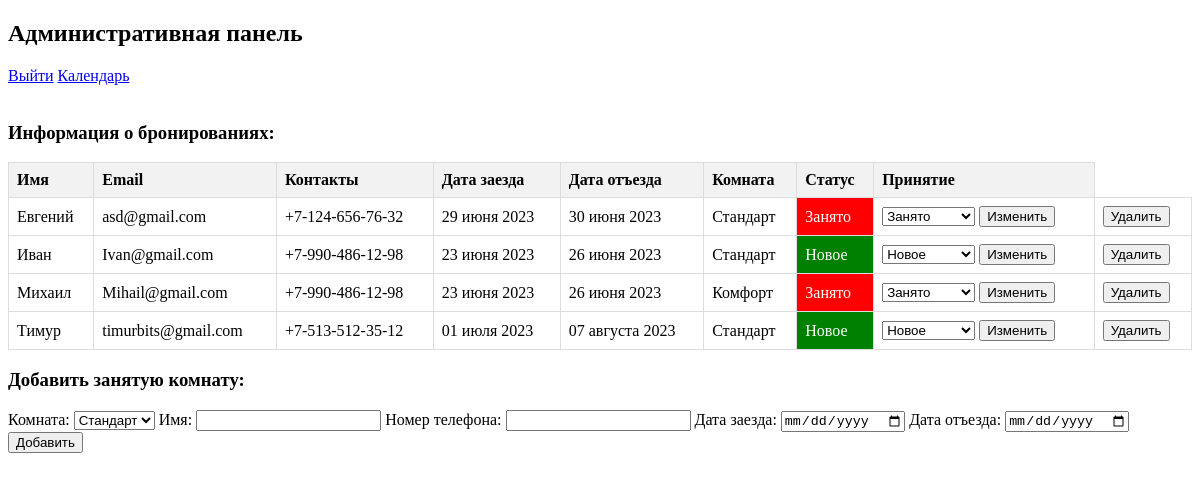
Screenshot of /book/admin.php (signed in) with the database file from the repository.
### tables this page shows
CREATE TABLE `bookings` (
  `id` int UNSIGNED NOT NULL,
  `name` varchar(100) NOT NULL DEFAULT '',
  `email` varchar(100) NOT NULL DEFAULT '',
  `phone` varchar(255) NOT NULL DEFAULT '',
  `check_In_Date` date NOT NULL,
  `check_Out_Date` date NOT NULL,
  `room` varchar(50) NOT NULL,
  `status` varchar(100) NOT NULL
);

### book/admin.php (the view, shortened to what this page needs)
<?php
$monthTranslations = array(
    'January'   => 'января',
    'February'  => 'февраля',
    'March'     => 'марта',
    'April'     => 'апреля',
    'May'       => 'мая',
    'June'      => 'июня',
    'July'      => 'июля',
    'August'    => 'августа',
    'September' => 'сентября',
    'October'   => 'октября',
    'November'  => 'ноября',
    'December'  => 'декабря'
);
$host = 'localhost';
$dbName = 'testovichok';
$username = 'root';
$password = '';
$db = new PDO("mysql:host=$host;dbname=$dbName;charset=utf8", $username, $password);
$db->setAttribute(PDO::ATTR_ERRMODE, PDO::ERRMODE_EXCEPTION);
$stmt = $db->query("SELECT * FROM bookings");
$bookings = $stmt->fetchAll(PDO::FETCH_ASSOC);
?>
<!DOCTYPE html>
<html>
<head>
    <link rel="stylesheet" href="https://cdn.jsdelivr.net/npm/flatpickr/dist/flatpickr.min.css">
</head>
<body>
    <h2>Административная панель</h2>
    <a href="logout.php">Выйти</a> <a href="calendar.php">Календарь</a><br><br>
    <h3>Информация о бронированиях:</h3>
    <table>
        <thead>
            <tr>
                <th>Имя</th>
                <th>Email</th>
                <th>Контакты</th>
                <th>Дата заезда</th>
                <th>Дата отъезда</th>
                <th>Комната</th>
                <th>Статус</th>
                <th>Принятие</th>
            </tr>
        </thead>
        <tbody>
            <?php setlocale(LC_TIME, 'ru_RU.UTF-8'); foreach ($bookings as $booking): ?>
                <tr>
                    <td><?php echo $booking['name']; ?></td>
                    <td><?php echo $booking['email']; ?></td>
                    <td><?php echo $booking['phone']; ?></td>
                    <td><?php echo strftime('%d', strtotime($booking['check_In_Date'])) . ' ' .
                    $monthTranslations[date('F', strtotime($booking['check_In_Date']))] . ' ' . strftime('%Y', strtotime($booking['check_In_Date'])); ?></td>
                    <td><?php echo strftime('%d', strtotime($booking['check_Out_Date'])) . ' ' .
                    $monthTranslations[date('F', strtotime($booking['check_Out_Date']))] . ' ' . strftime('%Y', strtotime($booking['check_Out_Date'])); ?></td>
                    <td><?php echo $booking['room']; ?></td>
                    <td class="<?php echo $booking['status'] === 'Выполнено' ? 'status-done' : ($booking['status'] === 'Занято' ? 'status-occupied' : 'status-new'); ?>">
                    <?php echo $booking['status']; ?></td>
                    <td>
                        <form action="update_status.php" method="post">
                            <select name="status">
                                <option value="Новое" <?php if ($booking['status'] === 'Новое') echo 'selected'; ?>>Новое</option>
                                <option value="Занято" <?php if ($booking['status'] === 'Занято') echo 'selected'; ?>>Занято</option>
                            </select>
                            <button type="submit">Изменить</button>
                        </form>
                    </td>
                    <td>
                        <form action="delete_booking.php" method="post">
                            <button type="submit">Удалить</button>
                        </form>
                    </td>
                </tr>
            <?php endforeach; ?>
        </tbody>
    </table>
    <h3>Добавить занятую комнату:</h3>
    <form method="POST" action="add_booking.php">
        <label for="room">Комната:</label>
        <select name="room" id="room">
            <option value="Стандарт">Стандарт</option>
        </select>
        <label for="name">Имя:</label>
        <input type="text" id="name" name="name" required>
        <label for="phone">Номер телефона:</label>
        <input type="tel" id="phone" name="phone" required>
        <label for="check_in_date">Дата заезда:</label>
        <input type="date" id="check_in_date" class="datepicker" name="check_in_date" required>
        <label for="check_out_date">Дата отъезда:</label>
        <input type="date" id="check_out_date" class="datepicker" name="check_out_date" required>
        <button type="submit">Добавить</button>
    </form>
</body>
</html>

### book/admin.php (style rules this page uses)
table { border-collapse: collapse; width: 100%; }
th, td { border: 1px solid #ddd; padding: 8px; text-align: left; }
th { background-color: #f2f2f2; }
.status-occupied { background-color: red; color: white; }
.status-new { background-color: green; color: white; }

### rows the page displays
bookings: name "Евгений", email "asd@gmail.com", phone "+7-124-656-76-32", check_In_Date "29", check_In_Date "июня", check_In_Date "2023", check_Out_Date "30", check_Out_Date "июня", check_Out_Date "2023", room "Стандарт", status "Занято"
bookings: name "Иван", email "Ivan@gmail.com", phone "+7-990-486-12-98", check_In_Date "23", check_In_Date "июня", check_In_Date "2023", check_Out_Date "26", check_Out_Date "июня", check_Out_Date "2023", room "Стандарт", status "Новое"
bookings: name "Михаил", email "Mihail@gmail.com", phone "+7-990-486-12-98", check_In_Date "23", check_In_Date "июня", check_In_Date "2023", check_Out_Date "26", check_Out_Date "июня", check_Out_Date "2023", room "Комфорт", status "Занято"
bookings: name "Тимур", email "timurbits@gmail.com", phone "+7-513-512-35-12", check_In_Date "01", check_In_Date "июля", check_In_Date "2023", check_Out_Date "07", check_Out_Date "августа", check_Out_Date "2023", room "Стандарт", status "Новое"
